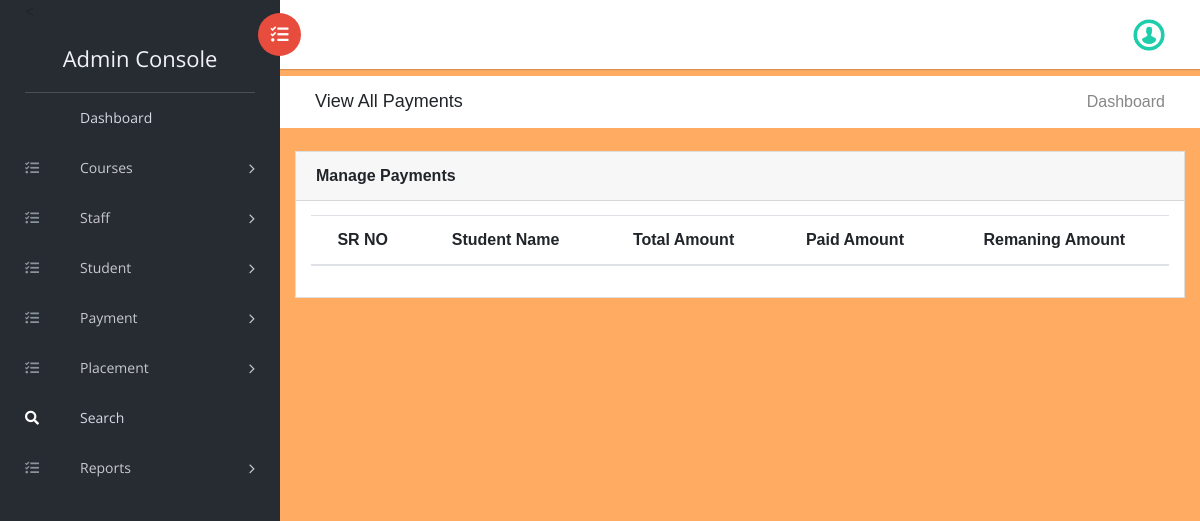
The page /admin/payment.php (signed in) on the database as committed earlier.
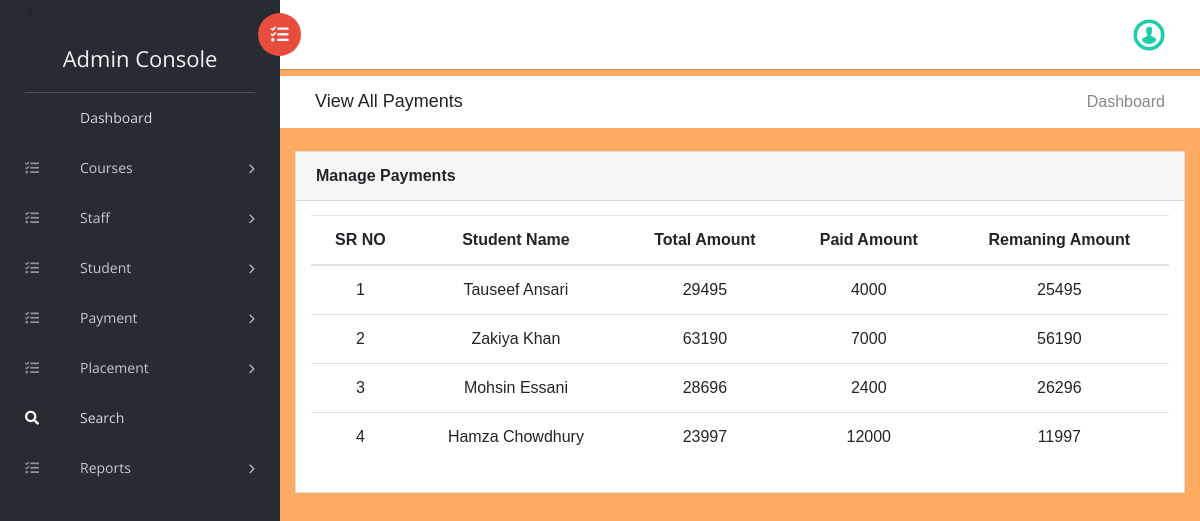
The same page on the database as committed later.
### tables this page shows
CREATE TABLE `payment` (
  `id` int(11) NOT NULL,
  `studentId` int(11) NOT NULL,
  `totalPayment` bigint(50) NOT NULL,
  `paidPayment` bigint(50) NOT NULL,
  `mode` varchar(120) NOT NULL,
  `paymentDate` timestamp NOT NULL DEFAULT current_timestamp(),
  `history` text NOT NULL
);

CREATE TABLE `student` (
  `id` int(11) NOT NULL,
  `name` varchar(120) NOT NULL,
  `profilePic` varchar(255) NOT NULL,
  `email` varchar(255) NOT NULL,
  `mobile` bigint(20) NOT NULL,
  `qualification` varchar(120) NOT NULL,
  `address` varchar(255) NOT NULL,
  `joiningDate` date NOT NULL DEFAULT current_timestamp(),
  `placement` varchar(120) NOT NULL DEFAULT 'No',
  `password` varchar(255) NOT NULL,
  `disable` tinyint(4) NOT NULL DEFAULT 0
);

### admin/payment.php (the view, shortened to what this page needs)
<!doctype html>
<html class="no-js" lang="en">
<head>
    <link rel="stylesheet" href="vendors/bootstrap/dist/css/bootstrap.min.css">
    <link rel="stylesheet" href="vendors/font-awesome/css/font-awesome.min.css">
    <link rel="stylesheet" href="vendors/themify-icons/css/themify-icons.css">
    <link rel="stylesheet" href="vendors/flag-icon-css/css/flag-icon.min.css">
    <link rel="stylesheet" href="vendors/selectFX/css/cs-skin-elastic.css">
    <link rel="stylesheet" href="https://use.fontawesome.com/releases/v5.11.2/css/all.css">
    <link rel="stylesheet" type="text/css" href="../assets/css/addons/datatables.min.css">
    <link rel="stylesheet" href="../assets/css/addons/datatables-select.min.css">
    <link rel="stylesheet" href="../assets/css/styles.css">
</head>
<body>
    <?php include_once('includes/sidebar.php');?>
    <div id="right-panel" class="right-panel">
        <?php include_once('includes/header.php');?>
        <div class="breadcrumbs">
            <div class="col-sm-4">
                <div class="page-header float-left">
                    <div class="page-title">
                        <h1>View All Payments</h1>
                    </div>
                </div>
            </div>
            <div class="col-sm-8">
                <div class="page-header float-right">
                    <div class="page-title">
                        <ol class="breadcrumb text-right">
                            <li><a href="dashboard.php">Dashboard</a></li>
                        </ol>
                    </div>
                </div>
            </div>
        </div>
        <div class="content mt-3">
            <div class="animated fadeIn">
                <div class="row">
                    <div class="col-lg-12">
                        <div class="card">
                            <div class="card-header">
                                <strong class="card-title">Manage Payments</strong>
                            </div>
                            <div class="card-body">
                                <table id="dt-cell-sellection" class="table table-hover text-center">
                                    <thead>
                                        <tr>
                                            <tr>
							                  <th class="th-sm text-center">SR NO</th>
							                  <th class="th-sm text-center">Student Name</th>
							                  <th class="th-sm text-center">Total Amount</th>
							                  <th class="th-sm text-center">Paid Amount</th>
							                  <th class="th-sm text-center">Remaning Amount</th>
							                </tr>
                                        </tr>
                                        </thead>
										<?php
										$sql='SELECT * FROM student INNER JOIN payment ON (student.id=payment.studentId)';
										$query = mysqli_query($con, $sql);
										$results = mysqli_fetch_all($query, MYSQLI_ASSOC);
										$cnt=1;
										if(mysqli_num_rows($query) > 0)
										{
										foreach($results as $row)
										{               ?>
						                <tr>
						                  <td class="align-middle"><?php echo htmlentities($cnt);?></td>
						            	  <td class="align-middle"><?php  echo htmlentities($row['name']);?></td>
						                  <td class="align-middle"><?php  echo htmlentities($row['totalPayment']);?></td>
						                  <td class="align-middle"><?php  echo htmlentities($row['paidPayment']);?></td>
						                  <td class="align-middle"><?php  echo htmlentities(($row['totalPayment'])-($row['paidPayment']));?></td>
						                </tr>
						               <?php $cnt=$cnt+1;}} ?>
                                </table>
                            </div>
                        </div>
                    </div>
                </div>
            </div>
        </div>
    </div>
</body>
</html>

Rows that differ between the two databases and show on the page:
added payment: studentId.name "Tauseef Ansari", totalPayment "29495", paidPayment "4000", ($row['totalPayment'])-($row['paidPayment']) "25495"
added payment: studentId.name "Zakiya Khan", totalPayment "63190", paidPayment "7000", ($row['totalPayment'])-($row['paidPayment']) "56190"
added payment: studentId.name "Mohsin Essani", totalPayment "28696", paidPayment "2400", ($row['totalPayment'])-($row['paidPayment']) "26296"
added payment: studentId.name "Hamza Chowdhury", totalPayment "23997", paidPayment "12000", ($row['totalPayment'])-($row['paidPayment']) "11997"
